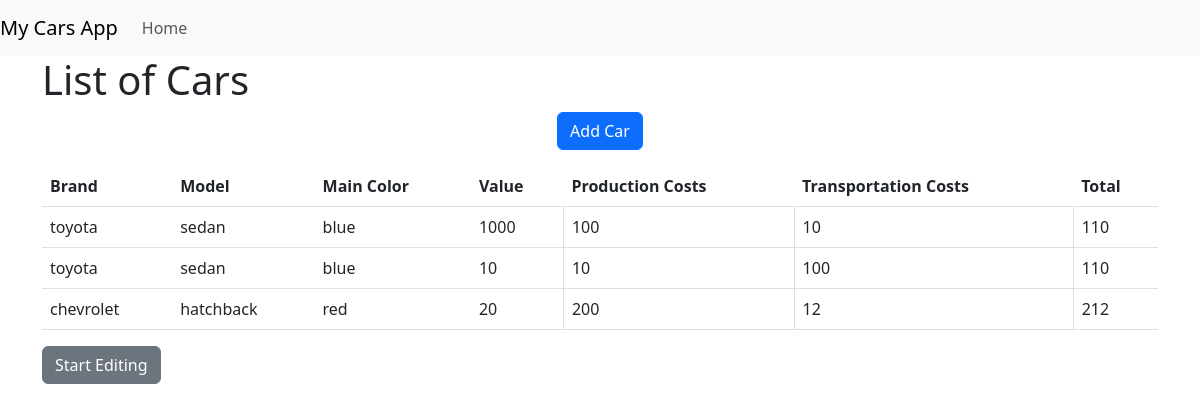
The app's page /, older data.
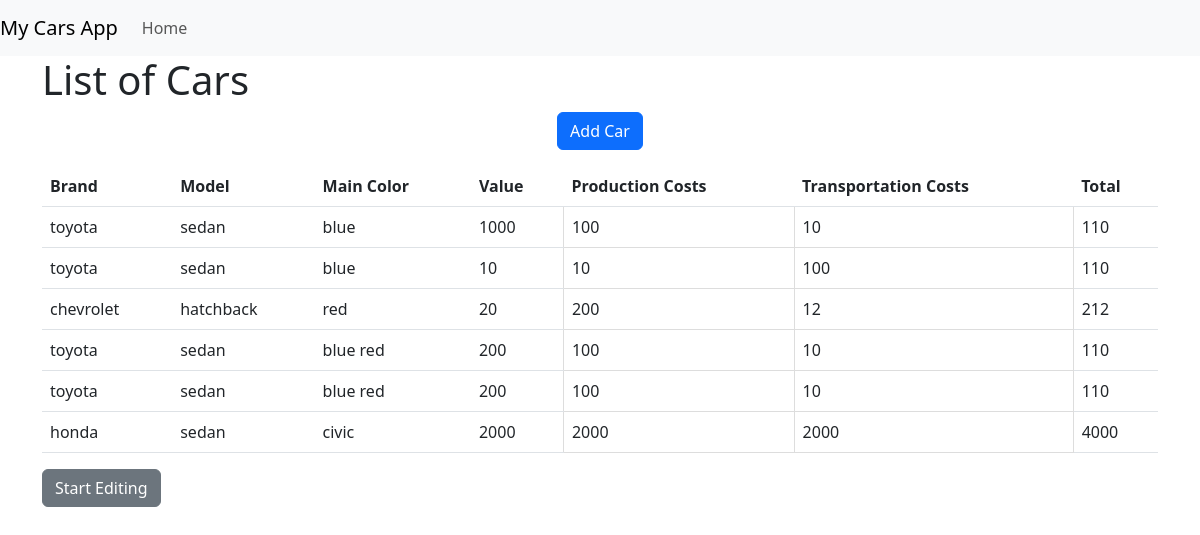
The same page, newer data.
### cars/models.py (models this page shows, shortened)
class Car(models.Model):
    MODEL_CHOICES = (
        ('sedan', 'Sedan'),
        ('suv', 'SUV'),
        ('hatchback', 'Hatchback'),
    )
    BRAND_CHOICES = (
        ('toyota', 'Toyota'),
        ('ford', 'Ford'),
        ('chevrolet', 'Chevrolet'),
        ('honda', 'Honda'),
    )
    main_color = models.CharField(max_length=50)
    model = models.CharField(max_length=50, choices=MODEL_CHOICES)
    brand = models.CharField(max_length=50, choices=BRAND_CHOICES)
    value = models.IntegerField()
    production_costs = models.IntegerField()
    transportation_costs = models.IntegerField()
    @property
    def total(self):
        return self.production_costs + self.transportation_costs

### cars/views.py (the view)
# urls.py: path('', CarListView.as_view(), name='car_list'),
class CarListView(ListView):
    model = Car
    template_name = 'cars/car_list.html'  # Ruta a tu plantilla
    context_object_name = 'car_list'  # Nombre del objeto de contexto en la plantilla

### cars/templates/cars/car_list.html (shortened to what this page needs)
{% extends 'base.html' %}
{% block content %}
  <h1>List of Cars</h1>
  <div class="mb-3">
    <div class="text-center">
      <a href="{% url 'car_create' %}" class="btn btn-primary">Add Car</a>
    </div>
  </div>
  <table class="table" id="carTable">
    <thead>
      <tr>
        <th>Brand</th>
        <th>Model</th>
        <th>Main Color</th>
        <th>Value</th>
        <th>Production Costs</th>
        <th>Transportation Costs</th>
        <th>Total</th>
      </tr>
    </thead>
    <tbody>
      {% for car in car_list %}
        <tr>
          <td>{{ car.brand }}</td>
          <td>{{ car.model }}</td>
          <td>{{ car.main_color }}</td>
          <td>{{ car.value }}</td>
          <td class="editable-cell" oninput="updateTotal(this)">{{ car.production_costs }}</td>
          <td class="editable-cell" oninput="updateTotal(this)">{{ car.transportation_costs }}</td>
          <td>{{ car.total }}</td>
        </tr>
      {% empty %}
        <tr>
          <td colspan="7">No cars found.</td>
        </tr>
      {% endfor %}
    </tbody>
  </table>
  <div class="mb-3">
    <a href="javascript:void(0)" onclick="startEditing()" class="btn btn-secondary" id="startEditingBtn">Start Editing</a>
  </div>
{% endblock %}

Row changes from the older to the newer data that the page shows:
added Car: brand "toyota", model "sedan", main_color "blue red", value "200", production_costs "100", transportation_costs "10", total "110"
added Car: brand "toyota", model "sedan", main_color "blue red", value "200", production_costs "100", transportation_costs "10", total "110"
added Car: brand "honda", model "sedan", main_color "civic", value "2000", production_costs "2000", transportation_costs "2000", total "4000"
